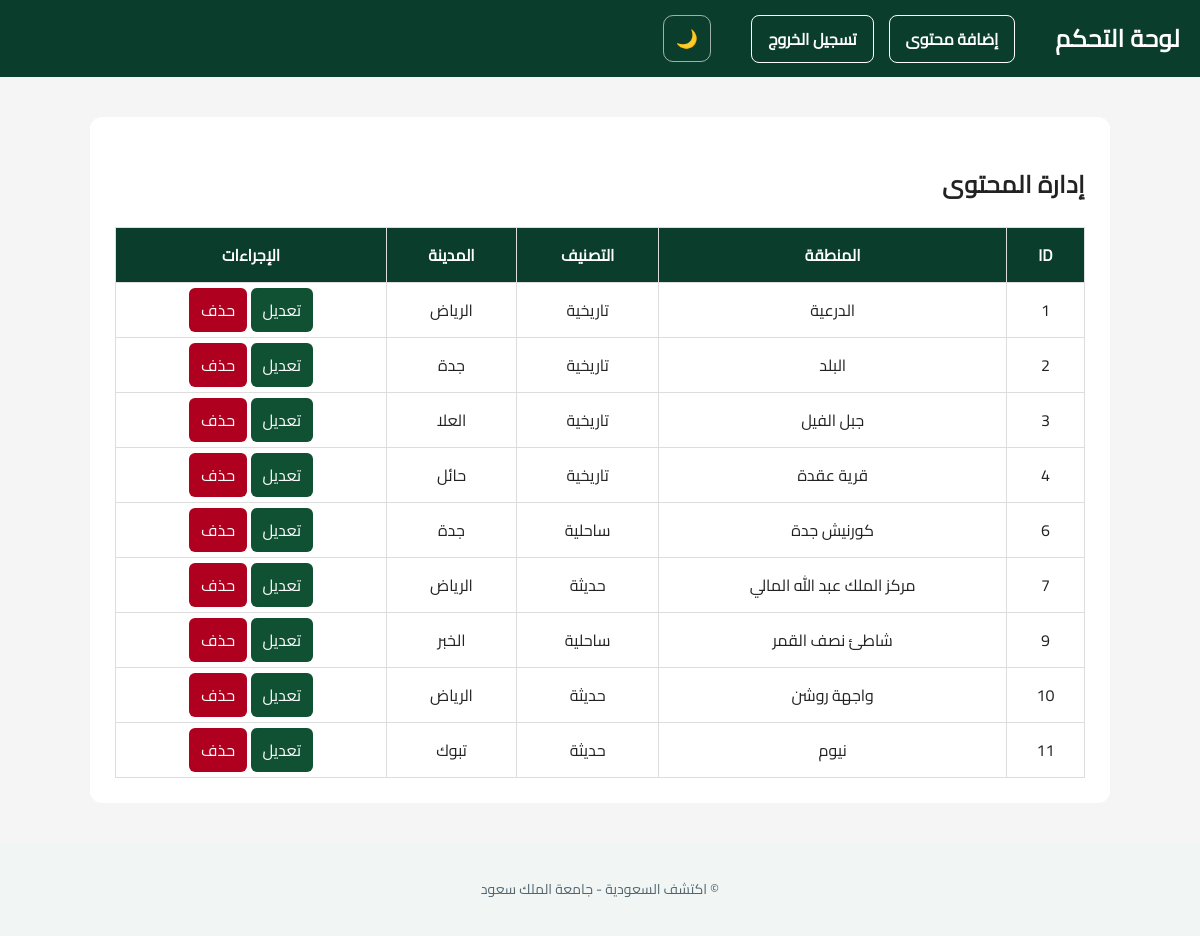
Page /admin/dashboard.php (signed in) on the earlier database version.
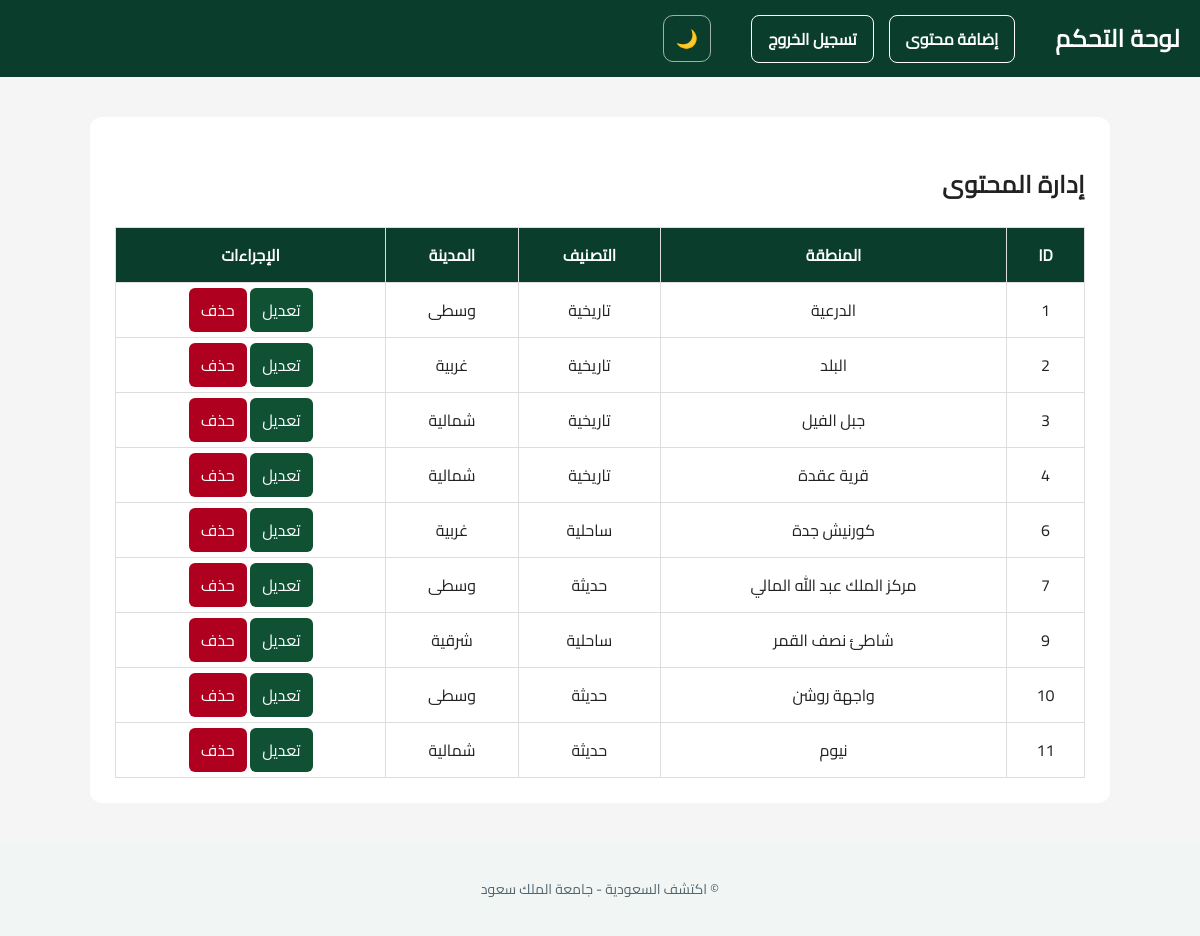
Same page on the later database version.
### tables this page shows
CREATE TABLE `regions` (
  `id` int(11) NOT NULL,
  `name` varchar(100) DEFAULT NULL,
  `category` varchar(50) DEFAULT NULL,
  `city` varchar(100) DEFAULT NULL,
  `description` text DEFAULT NULL,
  `features` text DEFAULT NULL,
  `activities` text DEFAULT NULL,
  `landmarks` text DEFAULT NULL,
  `image` varchar(255) DEFAULT NULL,
  `gallery_image1` varchar(255) DEFAULT NULL,
  `gallery_image2` varchar(255) DEFAULT NULL,
  `gallery_image3` varchar(255) DEFAULT NULL
);

### admin/dashboard.php (the view, shortened to what this page needs)
<?php
include "../includes/db.php";
$result = mysqli_query($conn, "SELECT * FROM regions");
?>
<!DOCTYPE html>
<html lang="ar" dir="rtl">
<head>
<link rel="stylesheet" href="../css/style.css">
</head>
<body id="body">
<nav class="navbar">
    <h2>لوحة التحكم</h2>
    <ul>
        <li><a href="add.php">إضافة محتوى</a></li>
        <li><a href="logout.php">تسجيل الخروج</a></li>
    </ul>
<button onclick="toggleMode()" class="mode-btn">🌙</button></nav>
<section class="admin-container">
    <h1>إدارة المحتوى</h1>
    <table>
        <tr>
            <th>ID</th>
            <th>المنطقة</th>
            <th>التصنيف</th>
            <th>المدينة</th>
            <th>الإجراءات</th>
        </tr>
        <?php while ($row = mysqli_fetch_assoc($result)) { ?>
            <tr>
                <td><?php echo $row["id"]; ?></td>
                <td><?php echo $row["name"]; ?></td>
                <td><?php echo $row["category"]; ?></td>
                <td><?php echo $row["city"]; ?></td>
                <td>
                    <a class="edit-btn" href="edit.php?id=<?php echo $row['id']; ?>">تعديل</a>
                    <a class="delete-btn" href="dashboard.php?delete=<?php echo $row['id']; ?>" onclick="return confirm('هل أنت متأكد من حذف هذا السجل؟')">حذف</a>
                </td>
            </tr>
        <?php } ?>
    </table>
</section>
</body>
<footer class="footer">
    <p>© اكتشف السعودية - جامعة الملك سعود</p>
</footer>
</html>

Differences in the rows shown:
changed regions "الدرعية": city "الرياض" → "وسطى"
changed regions "البلد": city "جدة" → "غربية"
changed regions "جبل الفيل": city "العلا" → "شمالية"
changed regions "قرية عقدة": city "حائل" → "شمالية"
changed regions "كورنيش جدة": city "جدة" → "غربية"
changed regions "مركز الملك عبد الله المالي": city "الرياض" → "وسطى"
changed regions "شاطئ نصف القمر": city "الخبر" → "شرقية"
changed regions "واجهة روشن": city "الرياض" → "وسطى"
changed regions "نيوم": city "تبوك" → "شمالية"
